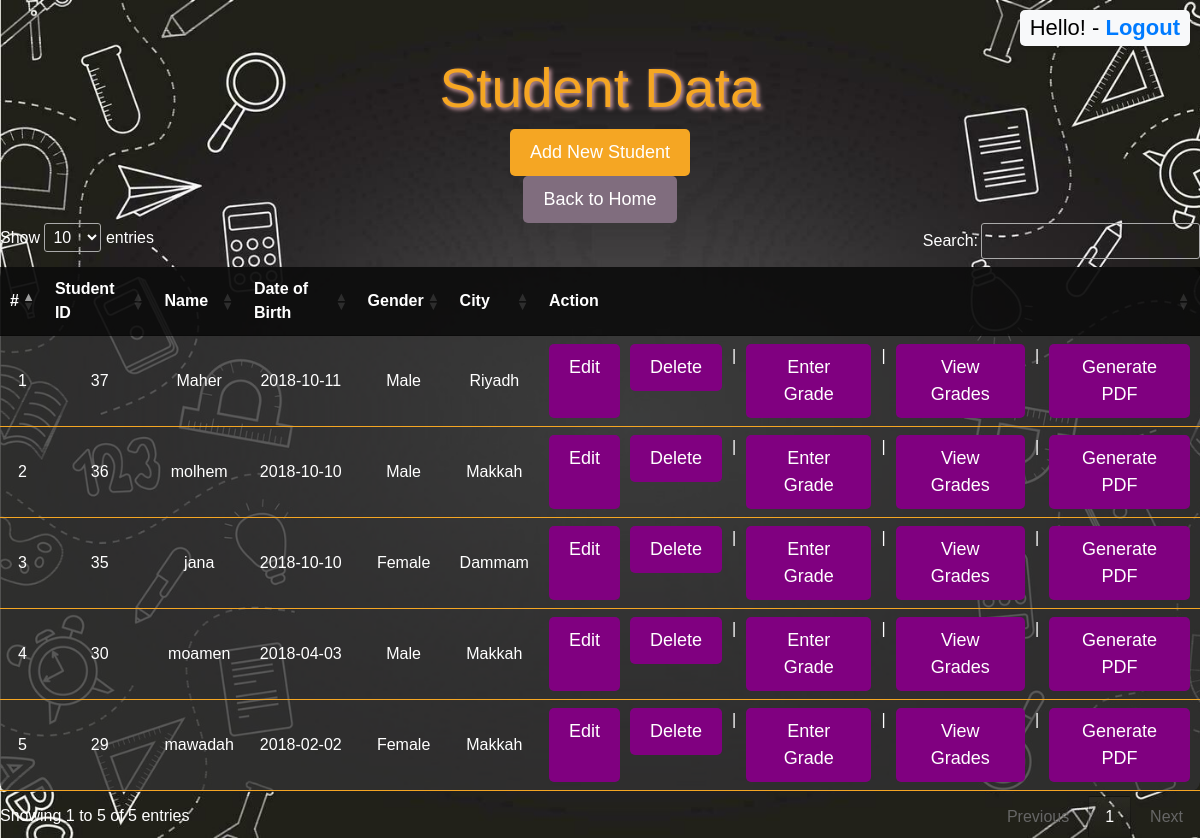
Screenshot of /studentInf.php (signed in) with the database file from the repository.
### tables this page shows
CREATE TABLE IF NOT EXISTS `studentdata` (
  `id` int NOT NULL AUTO_INCREMENT,
  `name` varchar(100) NOT NULL,
  `date_of_birth` date NOT NULL,
  `gender` varchar(10) NOT NULL,
  `city` varchar(20) NOT NULL,
  PRIMARY KEY (`id`)
);

### studentInf.php (the view, shortened to what this page needs)
<!DOCTYPE html>
<html lang="en">
<head>
    <link rel="stylesheet" href="https://maxcdn.bootstrapcdn.com/bootstrap/4.5.2/css/bootstrap.min.css">
    <link rel="stylesheet" type="text/css" href="https://cdn.datatables.net/1.13.5/css/jquery.dataTables.min.css">
    <link rel="stylesheet" type="text/css" href="/school/assets/css/style3.css">
</head>
<body>
<center><h1>Student Data</h1></center>
<center><button class="add-button" onClick='window.location.href="createStudent.php";'>Add New Student</button></center>
<center><a href="homePage.php" class="btn-home">Back to Home</a></center>
<h3  class="header-right"> <?php echo "Hello! ". $_SESSION['username'] ." - "."<a href='logout.php'> Logout</a>"; ?> </h3>
<?php
require_once "D:/wamp64/www/school/assets/databaseconnection/db.php";
$records_per_page = 5;
$page = isset($_GET['page']) ? (int)$_GET['page'] : 1;
$start_from = ($page - 1) * $records_per_page;
$result = $con->query("SELECT * FROM studentdata ORDER BY id DESC LIMIT $start_from, $records_per_page");
if ($result->num_rows > 0) {
    echo "<table id='studentTable' class='student-table'>
    <thead>
    <tr>
        <th>#</th>
        <th>Student ID</th>
        <th>Name</th>
        <th>Date of Birth</th>
        <th>Gender</th>
        <th>City</th>
        <th>Action</th>
    </tr>
    </thead>
    <tbody>";
    $i = $start_from + 1;
    while ($row = $result->fetch_assoc()) {
        echo "<tr>
                <td>" . $i . "</td>
                <td>" . $row['id'] . "</td>
                <td>" . $row['name'] . "</td>
                <td>" . $row['date_of_birth'] . "</td>
                <td>" . $row['gender'] . "</td>
                <td>" . $row['city'] . "</td>
                <td style='display: flex; gap: 10px; justify-content: center;'>
                    <a href='createStudent.php?id=" . $row['id'] . "' class='edit-button'>Edit</a>
                    <form method='POST' action='deleteStudent.php' style='display:inline;'>
                        <input type='hidden' name='student_id' value='" . $row['id'] . "'>
                        <button type='submit' name='delete' onclick='return confirm(\"Are you sure you want to delete this student?\");' style='color: #ffffff;'>Delete</button>
                    </form> |
                    <button class='enter-grade-button' onclick='showGradeForm(" . $row['id'] . ");'>Enter Grade</button> |
                    <button class='view-grade-button' onclick='viewGrades(" . $row['id'] . ");'>View Grades</button> |
                    <button class='view-grade-button' onclick=\"window.open( 'generateStudentPDF.php?student_id=" . $row['id'] . "' );\">Generate PDF</button>
                </td>
              </tr>";
        $i++;
    }
    echo "</tbody></table>";
} else {
    echo "<h2>No records found.</h2>";
}
?>
</body>
</html>

### css/style3.css (style rules this page uses)
body { background-image: url('../images/school2.jpg'); background-size: cover; background-repeat: no-repeat; font-family: Arial, sans-serif; color: #ffffff; }
h1 { color: #f5a623; font-size: 55px; text-shadow: 2px 2px 4px rgba(255, 192, 203, 0.8); margin-top: 55px; }
table { width: 80%; margin: 40px auto; border-collapse: collapse; background-color: rgba(50, 50, 50, 0.8); color: #ffffff; border-radius: 10px; }
th, td { padding: 8px; text-align: center; border-bottom: 1px solid #f5a623; }
th { background-color: rgba(0, 0, 0, 0.7); }
.add-button { padding: 10px 20px; font-size: 18px; color: #ffffff; background-color: #f5a623; border: none; border-radius: 5px; cursor: pointer; transition: background-color 0.3s; }
button { padding: 10px 20px; font-size: 18px; color: #ffffff; background-color: #800080; border: none; border-radius: 5px; cursor: pointer; text-align: center; transition: background-color 0.3s; text-decoration: none; }
.btn-home { display: inline-block; padding: 10px 20px; font-size: 18px; color: #ffffff; background-color: #806D7E; border: none; border-radius: 5px; text-decoration: none; text-align: center; transition: background-color 0.3s; }
.edit-button { padding: 10px 20px; font-size: 18px; color: #ffffff; background-color: #800080; border: none; border-radius: 5px; cursor: pointer; transition: background-color 0.3s; text-decoration: none; }

### studentInf.php (style rules this page uses)
.header-right { position: fixed; top: 10px; right: 10px; font-size: 22px; background-color:#f8f9fa; padding: 5px 10px; border-radius: 5px; box-shadow: 0 2px 5px rgba(0, 0, 0, 0.1); color: black; }
.header-right a { color: #007bff; text-decoration: none; font-weight: bold; }

### rows the page displays
studentdata: id "37", name "Maher", date_of_birth "2018-10-11", gender "Male", city "Riyadh"
studentdata: id "36", name "molhem", date_of_birth "2018-10-10", gender "Male", city "Makkah"
studentdata: id "35", name "jana", date_of_birth "2018-10-10", gender "Female", city "Dammam"
studentdata: id "30", name "moamen", date_of_birth "2018-04-03", gender "Male", city "Makkah"
studentdata: id "29", name "mawadah", date_of_birth "2018-02-02", gender "Female", city "Makkah"
